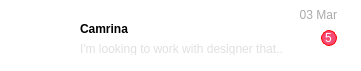
                 <widget class="QWidget" name="widget_6" native="true">
                  <property name="minimumSize">
                   <size>
                    <width>361</width>
                    <height>71</height>
                   </size>
                  </property>
                  <property name="maximumSize">
                   <size>
                    <width>361</width>
                    <height>71</height>
                   </size>
                  </property>
                  <property name="styleSheet">
                   <string notr="true">background-color: rgb(255, 255, 255);
border-radius:28px</string>
                  </property>
                  <layout class="QHBoxLayout" name="horizontalLayout_18">
                   <property name="spacing">
                    <number>4</number>
                   </property>
                   <property name="leftMargin">
                    <number>12</number>
                   </property>
                   <property name="topMargin">
                    <number>4</number>
                   </property>
                   <property name="rightMargin">
                    <number>12</number>
                   </property>
                   <property name="bottomMargin">
                    <number>4</number>
                   </property>
                   <item>
                    <widget class="QWidget" name="widget_8" native="true">
                     <property name="minimumSize">
                      <size>
                       <width>64</width>
                       <height>64</height>
                      </size>
                     </property>
                     <property name="maximumSize">
                      <size>
                       <width>64</width>
                       <height>64</height>
                      </size>
                     </property>
                     <property name="styleSheet">
                      <string notr="true">image: url(:/svg/img/img/image.png);
border:3px solid rgb(255, 255, 255);

border-radius:32px</string>
                     </property>
                    </widget>
                   </item>
                   <item>
                    <layout class="QVBoxLayout" name="verticalLayout_15">
                     <property name="spacing">
                      <number>0</number>
                     </property>
                     <property name="topMargin">
                      <number>4</number>
                     </property>
                     <property name="rightMargin">
                      <number>12</number>
                     </property>
                     <item>
                      <widget class="QLabel" name="label_26">
                       <property name="styleSheet">
                        <string notr="true">color: rgb(169, 169, 169);</string>
                       </property>
                       <property name="text">
                        <string>03 Mar</string>
                       </property>
                       <property name="alignment">
                        <set>Qt::AlignRight|Qt::AlignTrailing|Qt::AlignVCenter</set>
                       </property>
                      </widget>
                     </item>
                     <item>
                      <layout class="QHBoxLayout" name="horizontalLayout_19">
                       <property name="spacing">
                        <number>12</number>
                       </property>
                       <property name="bottomMargin">
                        <number>12</number>
                       </property>
                       <item>
                        <layout class="QVBoxLayout" name="verticalLayout_16">
                         <property name="spacing">
                          <number>8</number>
                         </property>
                         <item>
                          <widget class="QLabel" name="label_27">
                           <property name="font">
                            <font>
                             <weight>75</weight>
                             <bold>true</bold>
                            </font>
                           </property>
                           <property name="text">
                            <string>Camrina</string>
                           </property>
                          </widget>
                         </item>
                         <item>
                          <widget class="QLabel" name="label_28">
                           <property name="styleSheet">
                            <string notr="true">color: rgb(224, 224, 224);</string>
                           </property>
                           <property name="text">
                            <string>I'm looking to work with designer that..</string>
                           </property>
                          </widget>
                         </item>
                        </layout>
                       </item>
                       <item>
                        <widget class="QLabel" name="label_29">
                         <property name="minimumSize">
                          <size>
                           <width>16</width>
                           <height>16</height>
                          </size>
                         </property>
                         <property name="maximumSize">
                          <size>
                           <width>16</width>
                           <height>16</height>
                          </size>
                         </property>
                         <property name="styleSheet">
                          <string notr="true">color: rgb(255, 255, 255);
border:1px solid red;
background-color: rgb(245, 76, 117);
border-radius:8px</string>
                         </property>
                         <property name="text">
                          <string>5</string>
                         </property>
                        </widget>
                       </item>
                      </layout>
                     </item>
                    </layout>
                   </item>
                  </layout>
                 </widget>
